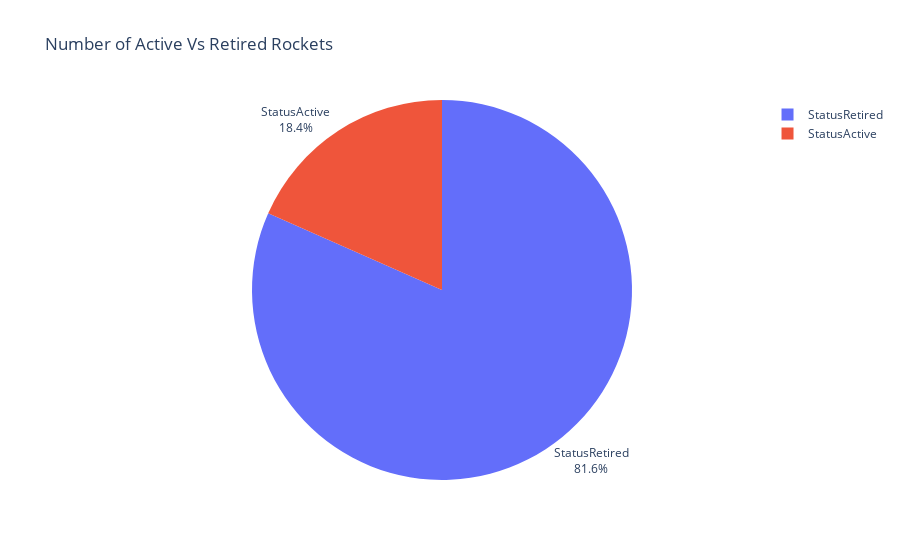

Notebook cell for this chart:
### Code cell
pie = px.pie(labels=active.index,
            values=active.values,
            title='Number of Active Vs Retired Rockets',
            names=active.index)
pie.update_traces(textposition='outside', textinfo='percent+label')
pie.show()

### Figure 1 — Plotly figure (JSON) as saved in the notebook; plotly's stock layout.template omitted (floating-point values rounded to 4 significant figures)
{"data": [{"domain": {"x": [0, 1], "y": [0, 1]}, "hovertemplate": "label=%{label}<br>value=%{value}<extra></extra>", "labels": ["StatusRetired", "StatusActive"], "legendgroup": "", "name": "", "showlegend": true, "textinfo": "percent+label", "textposition": "outside", "type": "pie", "values": [3492, 786]}], "layout": {"legend": {"tracegroupgap": 0}, "title": {"text": "Number of Active Vs Retired Rockets"}}}
